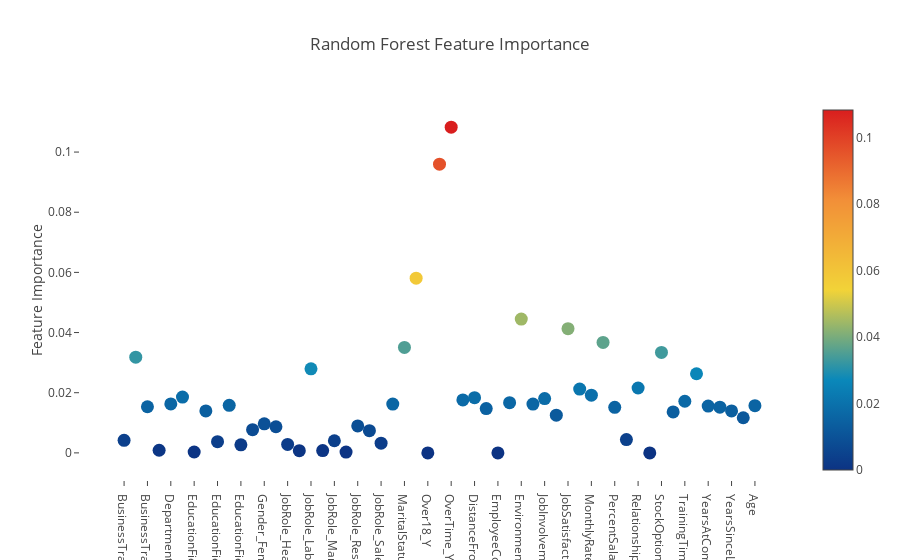

The code cell stored with this chart in its notebook:
### Code cell
# Scatter plot 
trace = go.Scatter(
    y = rf.feature_importances_,
    x = finaldata_attrition.columns.values,
    mode='markers',
    marker=dict(
        sizemode = 'diameter',
        sizeref = 1,
        size = 13,
        #size= rf.feature_importances_,
        #color = np.random.randn(500), #set color equal to a variable
        color = rf.feature_importances_,
        colorscale='Portland',
        showscale=True
    ),
    text = finaldata_attrition.columns.values
)
data = [trace]

layout= go.Layout(
    autosize= True,
    title= 'Random Forest Feature Importance',
    hovermode= 'closest',
     xaxis= dict(
         ticklen= 5,
         showgrid=False,
        zeroline=False,
        showline=False
     ),
    yaxis=dict(
        title= 'Feature Importance',
        showgrid=False,
        zeroline=False,
        ticklen= 5,
        gridwidth= 2
    ),
    showlegend= False
)
fig = go.Figure(data=data, layout=layout)
py.iplot(fig,filename='scatter2010')

### Figure 1 — Plotly figure (JSON) as saved in the notebook; plotly's stock layout.template omitted (floating-point values rounded to 4 significant figures)
{"data": [{"marker": {"color": [0.004185, 0.03181, 0.01534, 0.0008753, 0.01628, 0.01856, 0.0002978, 0.01396, 0.003715, 0.01579, 0.00268, 0.007709, 0.009645, 0.008685, 0.002804, 0.0007286, 0.02793, 0.000763, 0.004027, 0.000269, 0.008949, 0.007391, 0.003221, 0.01624, 0.03507, 0.05807, 0, 0.09597, 0.1083, 0.01761, 0.01836, 0.01473, 0, 0.01667, 0.04447, 0.01621, 0.01805, 0.01252, 0.04128, 0.0212, 0.01919, 0.03672, 0.01515, 0.004434, 0.02157, 0, 0.03339, 0.01361, 0.01716, 0.02631, 0.01557, 0.0152, 0.01395, 0.01168, 0.01571], "colorscale": "Portland", "showscale": true, "size": 13, "sizemode": "diameter", "sizeref": 1}, "mode": "markers", "text": ["BusinessTravel_Non-Travel", "BusinessTravel_Travel_Frequently", "BusinessTravel_Travel_Rarely", "Department_Human Resources", "Department_Research & Development", "Department_Sales", "EducationField_Human Resources", "EducationField_Life Sciences", "EducationField_Marketing", "EducationField_Medical", "EducationField_Other", "EducationField_Technical Degree", "Gender_Female", "Gender_Male", "JobRole_Healthcare Representative", "JobRole_Human Resources", "JobRole_Laboratory Technician", "JobRole_Manager", "JobRole_Manufacturing Director", "JobRole_Research Director", "JobRole_Research Scientist", "JobRole_Sales Executive", "JobRole_Sales Representative", "MaritalStatus_Divorced", "MaritalStatus_Married", "MaritalStatus_Single", "Over18_Y", "OverTime_No", "OverTime_Yes", "DailyRate", "DistanceFromHome", "Education", "EmployeeCount", "EmployeeNumber", "EnvironmentSatisfaction", "HourlyRate", "JobInvolvement", "JobLevel", "JobSatisfaction", "MonthlyIncome", "MonthlyRate", "NumCompaniesWorked", "PercentSalaryHike", "PerformanceRating", "RelationshipSatisfaction", "StandardHours", "StockOptionLevel", "TotalWorkingYears", "TrainingTimesLastYear", "WorkLifeBalance", "YearsAtCompany", "YearsInCurrentRole", "YearsSinceLastPromotion", "YearsWithCurrManager", "Age"], "type": "scatter", "x": ["BusinessTravel_Non-Travel", "BusinessTravel_Travel_Frequently", "BusinessTravel_Travel_Rarely", "Department_Human Resources", "Department_Research & Development", "Department_Sales", "EducationField_Human Resources", "EducationField_Life Sciences", "EducationField_Marketing", "EducationField_Medical", "EducationField_Other", "EducationField_Technical Degree", "Gender_Female", "Gender_Male", "JobRole_Healthcare Representative", "JobRole_Human Resources", "JobRole_Laboratory Technician", "JobRole_Manager", "JobRole_Manufacturing Director", "JobRole_Research Director", "JobRole_Research Scientist", "JobRole_Sales Executive", "JobRole_Sales Representative", "MaritalStatus_Divorced", "MaritalStatus_Married", "MaritalStatus_Single", "Over18_Y", "OverTime_No", "OverTime_Yes", "DailyRate", "DistanceFromHome", "Education", "EmployeeCount", "EmployeeNumber", "EnvironmentSatisfaction", "HourlyRate", "JobInvolvement", "JobLevel", "JobSatisfaction", "MonthlyIncome", "MonthlyRate", "NumCompaniesWorked", "PercentSalaryHike", "PerformanceRating", "RelationshipSatisfaction", "StandardHours", "StockOptionLevel", "TotalWorkingYears", "TrainingTimesLastYear", "WorkLifeBalance", "YearsAtCompany", "YearsInCurrentRole", "YearsSinceLastPromotion", "YearsWithCurrManager", "Age"], "y": [0.004185, 0.03181, 0.01534, 0.0008753, 0.01628, 0.01856, 0.0002978, 0.01396, 0.003715, 0.01579, 0.00268, 0.007709, 0.009645, 0.008685, 0.002804, 0.0007286, 0.02793, 0.000763, 0.004027, 0.000269, 0.008949, 0.007391, 0.003221, 0.01624, 0.03507, 0.05807, 0, 0.09597, 0.1083, 0.01761, 0.01836, 0.01473, 0, 0.01667, 0.04447, 0.01621, 0.01805, 0.01252, 0.04128, 0.0212, 0.01919, 0.03672, 0.01515, 0.004434, 0.02157, 0, 0.03339, 0.01361, 0.01716, 0.02631, 0.01557, 0.0152, 0.01395, 0.01168, 0.01571]}], "layout": {"autosize": true, "hovermode": "closest", "showlegend": false, "title": "Random Forest Feature Importance", "xaxis": {"showgrid": false, "showline": false, "ticklen": 5, "zeroline": false}, "yaxis": {"gridwidth": 2, "showgrid": false, "ticklen": 5, "title": "Feature Importance", "zeroline": false}}}
